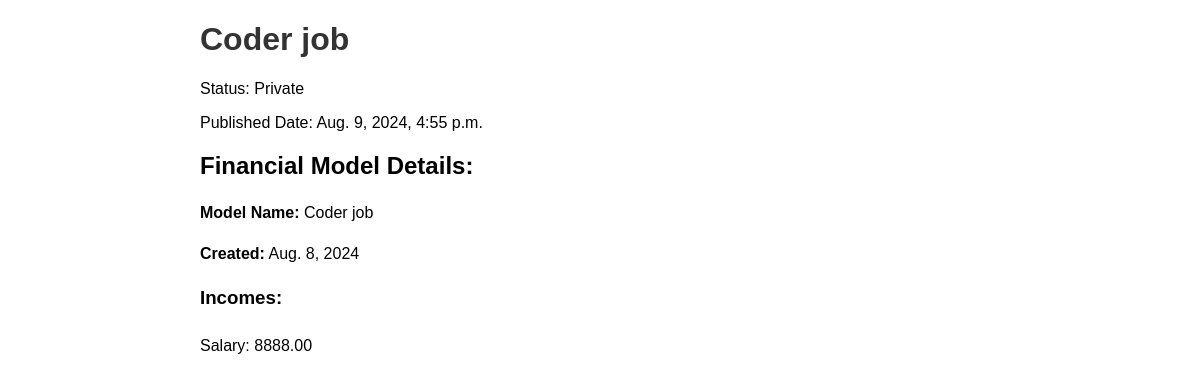
Screenshot of /pages/coder-job/ (signed in) with the database file from the repository.
### personalfinance/models.py (models this page shows, shortened)
class PublishedPage(models.Model):
    id = models.AutoField(primary_key=True)
    fmodel = models.OneToOneField(FModel, on_delete=models.CASCADE)
    page_name = models.CharField(max_length=100, unique=True)
    slug = models.SlugField(max_length=100, unique=True, blank=True)
    is_public = models.BooleanField(default=False)
    published_date = models.DateTimeField(auto_now_add=True)

class FModel(models.Model):
    id = models.IntegerField(primary_key=True)
    user = models.ForeignKey(User, on_delete=models.CASCADE)
    fmodel_name = models.CharField(max_length=100)
    created = models.DateField(auto_now_add=True)
    class Meta:
        constraints = [
            models.UniqueConstraint(fields=['user', 'fmodel_name'], name='unique_fmodel_per_user')
        ]

class Income(models.Model):
    id = models.IntegerField(primary_key=True)
    fmodel = models.ForeignKey(FModel, on_delete=models.CASCADE)
    income_name = models.CharField(max_length=100)
    value = models.DecimalField(max_digits=10, decimal_places=2)

### personalfinance/views.py (the view)
# urls.py: path('pages/<slug:slug>/', views.published_page_view, name='published_page'),
def published_page_view(request, slug):
    published_page = get_object_or_404(PublishedPage, slug=slug)
    if not published_page.is_public:
        if not request.user.is_authenticated or published_page.fmodel.user != request.user:
            return HttpResponseForbidden("You do not have permission to view this page.")
    context = {
        'published_page': published_page,
        'fmodel': published_page.fmodel,
        'incomes': published_page.fmodel.income_set.all(),
    }
    return render(request, 'published_page.html', context)

### personalfinance/templates/published_page.html (shortened to what this page needs)
<!DOCTYPE html>
<html lang="en">
<head>
</head>
<body>
    <div class="container">
        <h1>{{ published_page.page_name }}</h1>
        <p>Status: {% if published_page.is_public %}Public{% else %}Private{% endif %}</p>
        <p>Published Date: {{ published_page.published_date }}</p>
        <div class="details">
            <h2>Financial Model Details:</h2>
            <p><strong>Model Name:</strong> {{ fmodel.fmodel_name }}</p>
            <p><strong>Created:</strong> {{ fmodel.created }}</p>
        </div>
        <div class="incomes">
            <h3>Incomes:</h3>
            <ul>
                {% for income in incomes %}
                    <li>{{ income.income_name }}: {{ income.value }}</li>
                {% empty %}
                    <li>No income records available.</li>
                {% endfor %}
            </ul>
        </div>
    </div>
</body>
</html>

### personalfinance/templates/published_page.html (style rules this page uses)
body { font-family: Arial, sans-serif; margin: 20px; padding: 0; }
h1 { color: #333; }
.container { max-width: 800px; margin: 0 auto; }
.details, .incomes { margin-bottom: 20px; }
.details p, .incomes ul { line-height: 1.6; }
.incomes ul { list-style-type: none; padding: 0; }
.incomes li { padding: 5px 0; }

### rows the page displays
PublishedPage: page_name "Coder job", published_date "Aug. 9, 2024, 4:55 p.m."
FModel: fmodel_name "Coder job", created "Aug. 8, 2024"
Income: income_name "Salary", value "8888.00"
